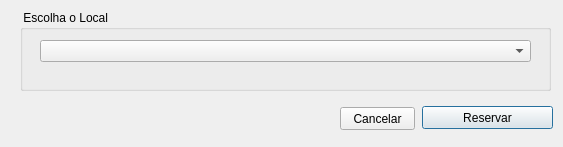
<?xml version="1.0" encoding="UTF-8"?>
<ui version="4.0">
 <class>ChooseCommonArea</class>
 <widget class="QDialog" name="ChooseCommonArea">
  <property name="geometry">
   <rect>
    <x>0</x>
    <y>0</y>
    <width>563</width>
    <height>147</height>
   </rect>
  </property>
  <property name="windowTitle">
   <string>Dialog</string>
  </property>
  <property name="windowIcon">
   <iconset resource="../../icons/resources.qrc">
    <normaloff>:/png/marca-m.png</normaloff>:/png/marca-m.png</iconset>
  </property>
  <widget class="QGroupBox" name="groupBox">
   <property name="geometry">
    <rect>
     <x>20</x>
     <y>10</y>
     <width>531</width>
     <height>81</height>
    </rect>
   </property>
   <property name="title">
    <string> Escolha o Local</string>
   </property>
   <widget class="QComboBox" name="comboBox">
    <property name="geometry">
     <rect>
      <x>20</x>
      <y>30</y>
      <width>491</width>
      <height>22</height>
     </rect>
    </property>
   </widget>
  </widget>
  <widget class="QPushButton" name="pushButtonReservar">
   <property name="geometry">
    <rect>
     <x>422</x>
     <y>106</y>
     <width>131</width>
     <height>23</height>
    </rect>
   </property>
   <property name="text">
    <string>Reservar</string>
   </property>
   <property name="default">
    <bool>true</bool>
   </property>
  </widget>
  <widget class="QPushButton" name="pushButtonCancelar">
   <property name="geometry">
    <rect>
     <x>340</x>
     <y>107</y>
     <width>75</width>
     <height>23</height>
    </rect>
   </property>
   <property name="text">
    <string>Cancelar</string>
   </property>
  </widget>
 </widget>
 <tabstops>
  <tabstop>comboBox</tabstop>
  <tabstop>pushButtonCancelar</tabstop>
  <tabstop>pushButtonReservar</tabstop>
 </tabstops>
 <resources>
  <include location="../../icons/resources.qrc"/>
  <include location="../../icons/resources.qrc"/>
  <include location="../../icons/resources.qrc"/>
 </resources>
 <connections/>
</ui>
